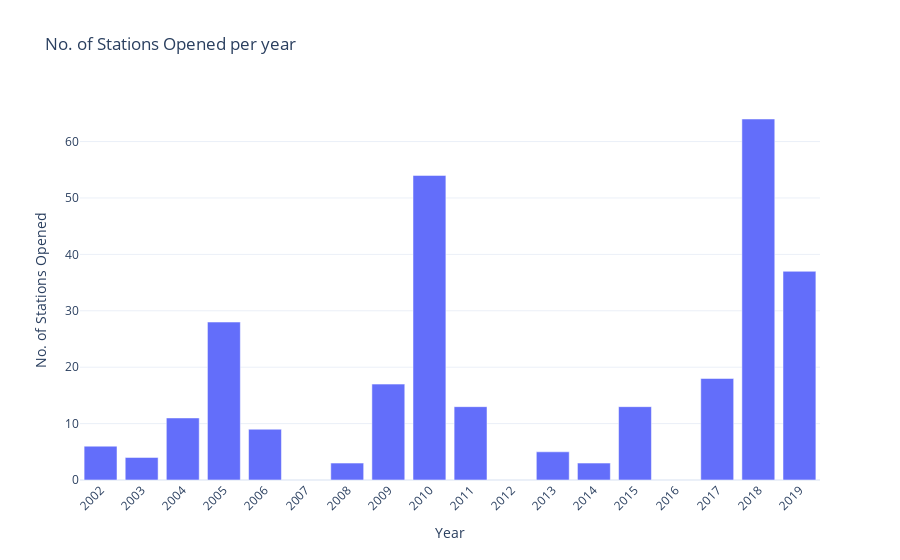

Notebook code for this chart:
### Code cell
fig = pex.bar(station_per_year_df, x= "Year", y = 'No. of Stations', title= "No. of Stations Opened per year" ,labels= {"Year" : "Year", "No. of Stations" : "No. Of Staions Opened"})

fig.update_layout(xaxis_tickangle = -45, xaxis = dict(tickmode='linear'), yaxis = dict(title = "No. of Stations Opened"), xaxis_title = 'Year')

fig.show()

### Figure 1 — Plotly figure (JSON) as saved in the notebook; plotly's stock layout.template omitted (floating-point values rounded to 4 significant figures)
{"data": [{"alignmentgroup": "True", "hovertemplate": "Year=%{x}<br>No. Of Staions Opened=%{y}<extra></extra>", "legendgroup": "", "marker": {"color": "#636efa", "pattern": {"shape": ""}}, "name": "", "offsetgroup": "", "orientation": "v", "showlegend": false, "textposition": "auto", "type": "bar", "x": [2002, 2003, 2004, 2005, 2006, 2008, 2009, 2010, 2011, 2013, 2014, 2015, 2017, 2018, 2019], "xaxis": "x", "y": [6, 4, 11, 28, 9, 3, 17, 54, 13, 5, 3, 13, 18, 64, 37], "yaxis": "y"}], "layout": {"barmode": "relative", "legend": {"tracegroupgap": 0}, "title": {"text": "No. of Stations Opened per year"}, "xaxis": {"anchor": "y", "domain": [0, 1], "tickangle": -45, "tickmode": "linear", "title": {"text": "Year"}}, "yaxis": {"anchor": "x", "domain": [0, 1], "title": {"text": "No. of Stations Opened"}}}}
